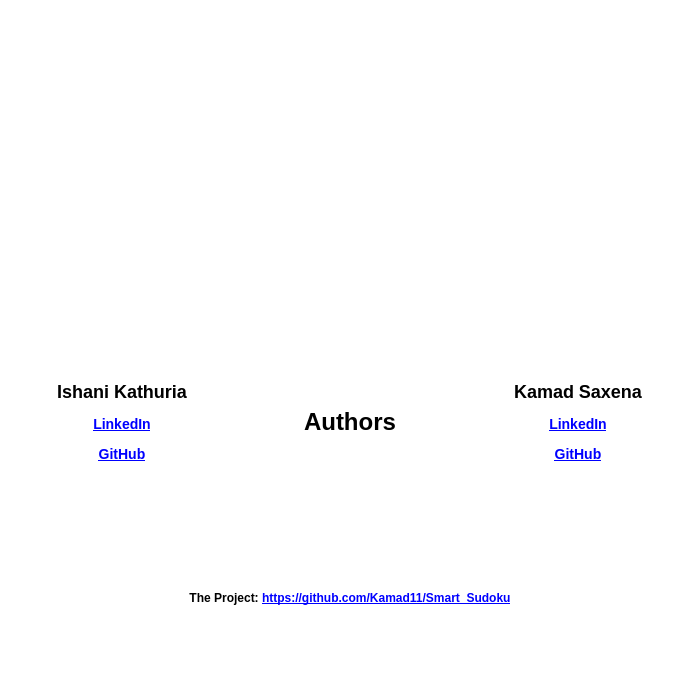
<?xml version="1.0" encoding="UTF-8"?>
<ui version="4.0">
 <class>About</class>
 <widget class="QWidget" name="About">
  <property name="geometry">
   <rect>
    <x>0</x>
    <y>0</y>
    <width>700</width>
    <height>700</height>
   </rect>
  </property>
  <property name="minimumSize">
   <size>
    <width>700</width>
    <height>700</height>
   </size>
  </property>
  <property name="windowTitle">
   <string>About</string>
  </property>
  <property name="styleSheet">
   <string notr="true">background-color: rgb(255, 255, 255);
font: 12pt &quot;Consolas&quot;;</string>
  </property>
  <layout class="QGridLayout" name="main_layout">
   <item row="0" column="0" colspan="3">
    <widget class="QLabel" name="logo">
     <property name="minimumSize">
      <size>
       <width>300</width>
       <height>300</height>
      </size>
     </property>
     <property name="text">
      <string/>
     </property>
     <property name="pixmap">
      <pixmap>../Resources/logo_transparent.png</pixmap>
     </property>
     <property name="scaledContents">
      <bool>false</bool>
     </property>
     <property name="alignment">
      <set>Qt::AlignCenter</set>
     </property>
    </widget>
   </item>
   <item row="1" column="0">
    <widget class="QLabel" name="IK">
     <property name="minimumSize">
      <size>
       <width>210</width>
       <height>210</height>
      </size>
     </property>
     <property name="text">
      <string>&lt;h2&gt;Ishani Kathuria&lt;/h2&gt;
&lt;h3&gt;&lt;a href=&quot;https://www.linkedin.com/in/ishani-kathuria/&quot;&gt;LinkedIn&lt;/a&gt;&lt;/h3&gt;
&lt;h3&gt;&lt;a href=&quot;https://github.com/ikathuria&quot;&gt;GitHub&lt;/a&gt;&lt;/h3&gt;</string>
     </property>
     <property name="alignment">
      <set>Qt::AlignCenter</set>
     </property>
    </widget>
   </item>
   <item row="1" column="1">
    <widget class="QLabel" name="authors">
     <property name="text">
      <string>&lt;h1&gt;Authors&lt;/h1&gt;</string>
     </property>
     <property name="alignment">
      <set>Qt::AlignCenter</set>
     </property>
    </widget>
   </item>
   <item row="1" column="2">
    <widget class="QLabel" name="KS">
     <property name="minimumSize">
      <size>
       <width>210</width>
       <height>210</height>
      </size>
     </property>
     <property name="text">
      <string>&lt;h2&gt;Kamad Saxena&lt;/h2&gt;
&lt;h3&gt;&lt;a href=&quot;https://www.linkedin.com/in/kamad-saxena/&quot;&gt;LinkedIn&lt;/a&gt;&lt;/h3&gt;
&lt;h3&gt;&lt;a href=&quot;https://github.com/kamad11&quot;&gt;GitHub&lt;/a&gt;&lt;/h3&gt;</string>
     </property>
     <property name="alignment">
      <set>Qt::AlignCenter</set>
     </property>
    </widget>
   </item>
   <item row="2" column="0" colspan="3">
    <widget class="QLabel" name="repo">
     <property name="text">
      <string>&lt;h4&gt;The Project: &lt;a href=&quot;https://github.com/Kamad11/Smart_Sudoku&quot;&gt;https://github.com/Kamad11/Smart_Sudoku&lt;/a&gt;&lt;h4&gt;</string>
     </property>
     <property name="alignment">
      <set>Qt::AlignCenter</set>
     </property>
    </widget>
   </item>
  </layout>
 </widget>
 <resources/>
 <connections/>
</ui>
